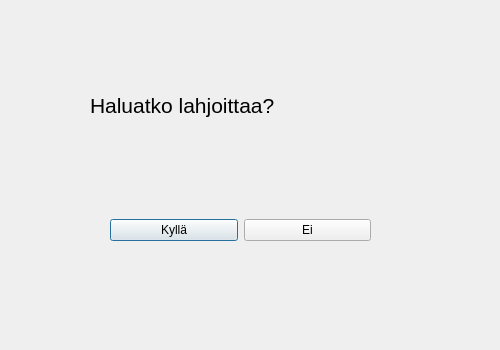
<?xml version="1.0" encoding="UTF-8"?>
<ui version="4.0">
 <class>PopDialog</class>
 <widget class="QDialog" name="PopDialog">
  <property name="geometry">
   <rect>
    <x>0</x>
    <y>0</y>
    <width>500</width>
    <height>350</height>
   </rect>
  </property>
  <property name="windowTitle">
   <string>Dialog</string>
  </property>
  <widget class="QLabel" name="label">
   <property name="geometry">
    <rect>
     <x>90</x>
     <y>80</y>
     <width>331</width>
     <height>51</height>
    </rect>
   </property>
   <property name="font">
    <font>
     <pointsize>16</pointsize>
    </font>
   </property>
   <property name="text">
    <string>Haluatko lahjoittaa?</string>
   </property>
  </widget>
  <widget class="QWidget" name="">
   <property name="geometry">
    <rect>
     <x>110</x>
     <y>210</y>
     <width>261</width>
     <height>41</height>
    </rect>
   </property>
   <layout class="QHBoxLayout" name="horizontalLayout">
    <item>
     <widget class="QPushButton" name="kylla">
      <property name="text">
       <string>Kyllä</string>
      </property>
     </widget>
    </item>
    <item>
     <widget class="QPushButton" name="ei">
      <property name="text">
       <string>Ei</string>
      </property>
     </widget>
    </item>
   </layout>
  </widget>
 </widget>
 <resources/>
 <connections/>
</ui>
